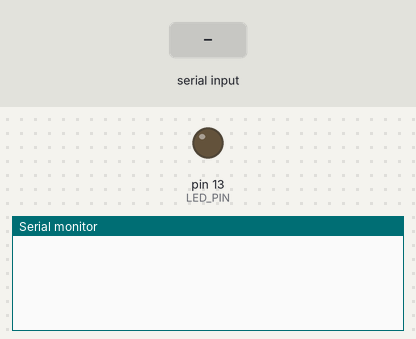
A sketch run on a simulated Arduino Uno, built with avr-gcc and run on an emulated ATmega328P. Parts: output pins drawn as LEDs (lit = HIGH), the last lines printed to the serial monitor. The inputs (shaded band) are chosen by the test bench.

Above: at 1.2 s.
1.3 s: "on\n" received over Serial
At 3.4 s:
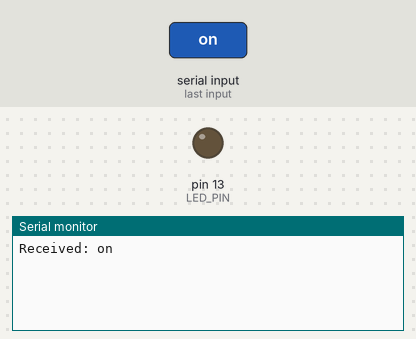
3.8 s: "off\n" received over Serial
At 5.3 s:
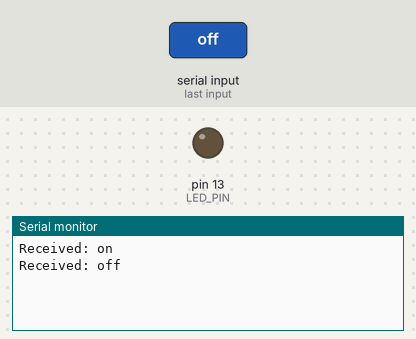
6.3 s: "1\n" received over Serial
At 8.3 s:
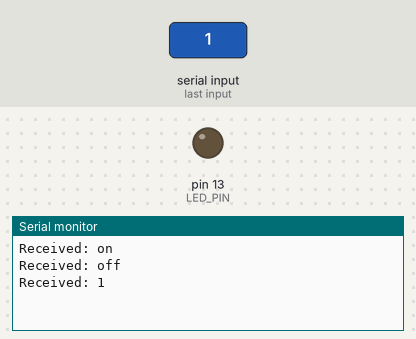

The sketch:

arduinocodeADHD.ino
```cpp
#include <SoftwareSerial.h>

#define LED_PIN 13

const int RX_PIN=0;
const int TX_PIN=1;
SoftwareSerial serial(RX_PIN,TX_PIN);
String receivedData;

void setup() {
  pinMode(LED_PIN, OUTPUT);
  Serial.begin(9600);
}

void loop() {
    if (Serial.available() > 0) {
        receivedData = Serial.readStringUntil('\r');
        Serial.print("Received: ");
        Serial.println(receivedData);
        if (receivedData == "on") {
            digitalWrite(LED_PIN, HIGH);
        }
         if (receivedData == "off") {
            digitalWrite(LED_PIN, LOW);
        }
    }
}
```

Measured:
- after the input at 1.3 s, the serial monitor: prints a new line after 1.0 s (image 1)
- after the input at 3.8 s, the serial monitor: prints a new line after 1.0 s (image 2)
- after the input at 6.3 s, the serial monitor: prints a new line after 1.0 s (image 3)
